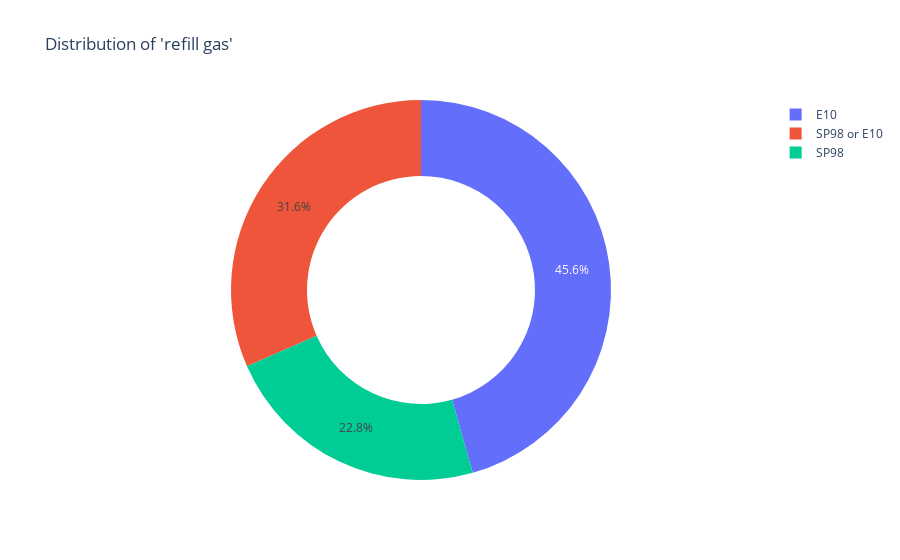

The notebook cell this image was saved under:
### Code cell
fig = {
  "data": [
    {
      "values": [1.000000,1.384615,2.000000],
      "labels": [
        'SP98',
        'SP98 or E10',
        "E10"
        
      ],
      "domain": {"column": 0},
      "name": "Fuel Effeiciency",
      "hoverinfo":"label+percent+name",
      "hole": .6,
      "type": "pie"
    }],
  "layout": {
        "title":"Distribution of 'refill gas'",
        "grid": {"rows": 1, "columns": 1},
        "annotations": [
            {
                "font": {
                    "size": 36
                },
                "showarrow": False,
                "text": "",
                "x": 0.5,
                "y": 0.5
            }
        ]
    }
}
py.iplot(fig, filename='cars_donut')

### Figure 1 — Plotly figure (JSON) as saved in the notebook; plotly's stock layout.template omitted (floating-point values rounded to 4 significant figures)
{"data": [{"domain": {"column": 0}, "hole": 0.6, "hoverinfo": "label+percent+name", "labels": ["SP98", "SP98 or E10", "E10"], "name": "Fuel Effeiciency", "type": "pie", "values": [1.0, 1.385, 2.0]}], "layout": {"annotations": [{"font": {"size": 36}, "showarrow": false, "text": "", "x": 0.5, "y": 0.5}], "grid": {"columns": 1, "rows": 1}, "title": {"text": "Distribution of 'refill gas'"}}}
